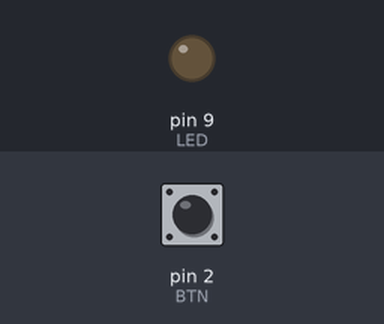
A sketch run on a simulated Arduino Uno, built with avr-gcc and run on an emulated ATmega328P. On the bench: output pins drawn as LEDs (lit = HIGH). The test bench sets the inputs (shaded band); at power-on: pin 2 (BTN) HIGH.

Above: at 1.2 s.
1.3 s: pin 2 (BTN) pulled LOW for 0.15 s
At 2.5 s:
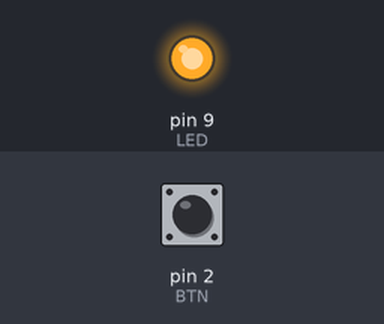
2.9 s: pin 2 (BTN) pulled LOW for 1 s
At 3.7 s:
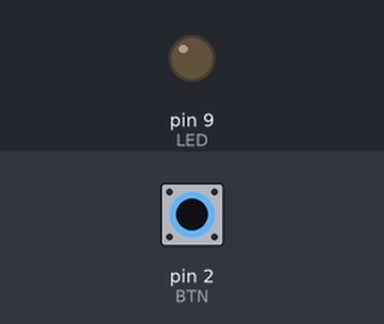
5.4 s: pin 2 (BTN) pulled LOW for 3.2 s
At 6.9 s:
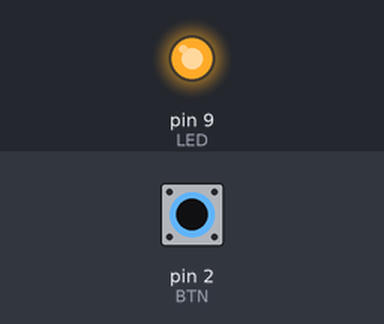
Timing chart, 0 to 8.4 s (numbered marks = the images above; inputs shaded):
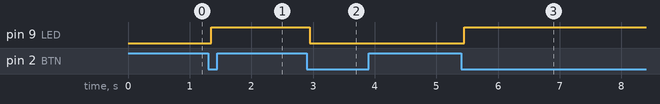

The sketch:

Projeto_152_Debounce_sem_delay.ino
```cpp
// Projeto 152 - Debounce sem delay
// Arduino Uno | Arduino Neon Lab

const byte BTN=2,LED=9;
bool leituraAnt=HIGH,estavel=HIGH,saida=false;
unsigned long alteracao=0;
void setup(){pinMode(BTN,INPUT_PULLUP);pinMode(LED,OUTPUT);}
void loop(){
 bool leitura=digitalRead(BTN);
 if(leitura!=leituraAnt) alteracao=millis();
 if(millis()-alteracao>50 && leitura!=estavel){
  estavel=leitura;
  if(estavel==LOW) saida=!saida;
 }
 digitalWrite(LED,saida);leituraAnt=leitura;
}
```

Measured:
- after the input at 1.3 s, pin 9 (LED): LOW → HIGH after 0.05 s
- after the input at 2.9 s, pin 9 (LED): HIGH → LOW after 0.05 s
- after the input at 5.4 s, pin 9 (LED): LOW → HIGH after 0.05 s
